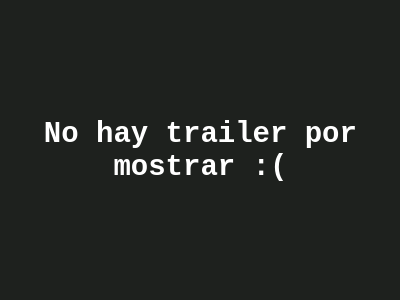
<?xml version="1.0" encoding="UTF-8"?>
<ui version="4.0">
 <class>Trailer</class>
 <widget class="QDialog" name="Trailer">
  <property name="geometry">
   <rect>
    <x>0</x>
    <y>0</y>
    <width>400</width>
    <height>300</height>
   </rect>
  </property>
  <property name="windowTitle">
   <string>Trailer</string>
  </property>
  <property name="styleSheet">
   <string notr="true">background-color: rgb(30, 33, 30);</string>
  </property>
  <widget class="QLabel" name="Message">
   <property name="geometry">
    <rect>
     <x>20</x>
     <y>30</y>
     <width>361</width>
     <height>241</height>
    </rect>
   </property>
   <property name="font">
    <font>
     <family>Monospace</family>
     <pointsize>22</pointsize>
     <weight>75</weight>
     <bold>true</bold>
    </font>
   </property>
   <property name="acceptDrops">
    <bool>false</bool>
   </property>
   <property name="styleSheet">
    <string notr="true">color: rgb(255, 255, 255)</string>
   </property>
   <property name="text">
    <string>No hay trailer por mostrar :(</string>
   </property>
   <property name="scaledContents">
    <bool>false</bool>
   </property>
   <property name="alignment">
    <set>Qt::AlignCenter</set>
   </property>
   <property name="wordWrap">
    <bool>true</bool>
   </property>
  </widget>
 </widget>
 <resources/>
 <connections/>
</ui>
